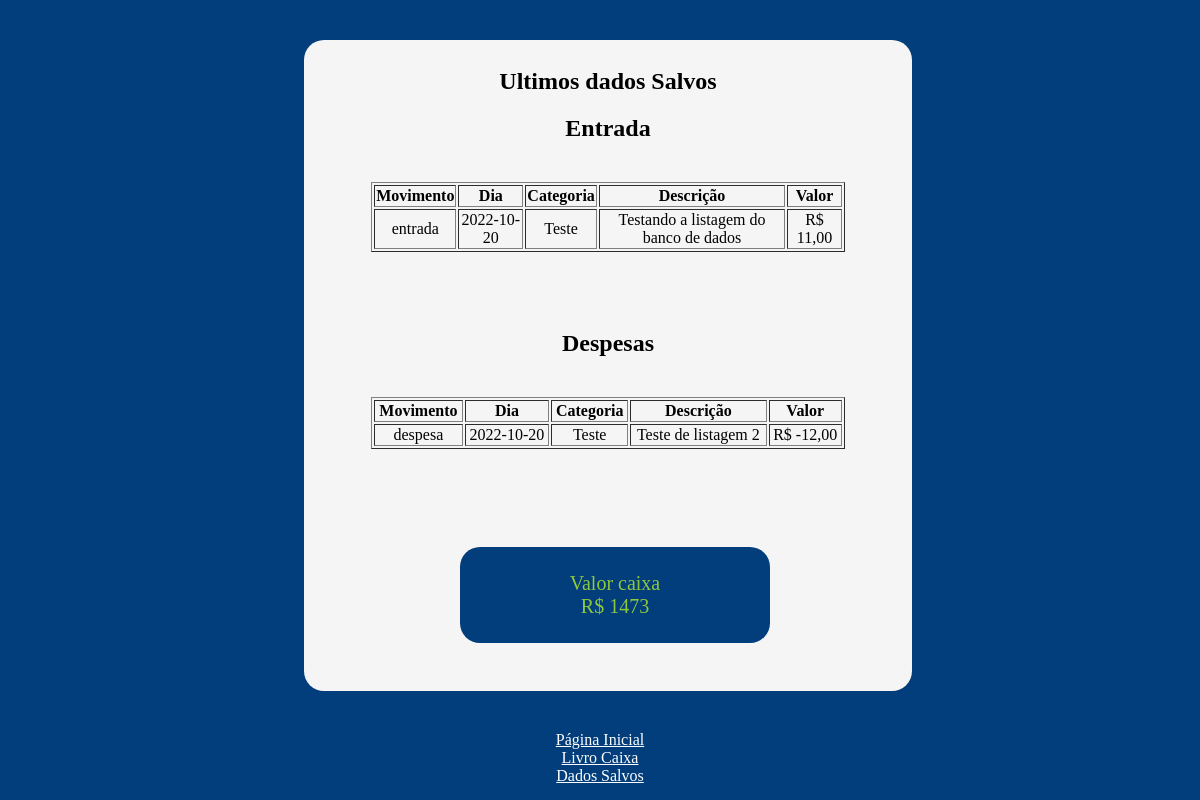
The page /livrocaixa/dados.php on the database its author committed.
### tables this page shows
CREATE TABLE `livro` (
  `ID` int(11) NOT NULL,
  `movimento` varchar(100) NOT NULL,
  `dia` date NOT NULL,
  `categoria` varchar(100) NOT NULL,
  `descricao` varchar(100) NOT NULL,
  `valor` varchar(100) NOT NULL
);

### livrocaixa/dados.php (the view, shortened to what this page needs)
<!DOCTYPE html>
<html lang="pt-br">
<head>
</head>
<body>
    <div>
        <h2>Ultimos dados Salvos</h2>
    <table border=1>
    <tr>
        <th>Movimento</th>
        <th>Dia</th>
        <th>Categoria</th>
        <th>Descrição</th>
        <th>Valor</th>
    </tr>
<?php
$conexao =mysqli_connect('localhost', 'root', '', 'caixa') or die ('Erro ao conectar com o banco');
$sql = "SELECT movimento, dia, categoria, descricao,  valor FROM livro WHERE movimento = 'entrada'";
$resultado = mysqli_query($conexao,$sql) or die ('Erro ao tentar listar');
while ($registro = mysqli_fetch_array($resultado)){
    $movimento = $registro['movimento'];
    $dia = $registro['dia'];
    $categoria = $registro['categoria'];
    $descricao = $registro['descricao'];
    $valor = $registro['valor'];
    $valor = number_format($valor, 2, ',','');
}
?>
    <tr>
       <h2>Entrada</h2>
        <td><?php echo $movimento ?></td>
        <td><?php echo $dia ?></td>
        <td><?php echo $categoria ?></td>
        <td><?php echo $descricao ?></td>
        <td><?php echo "R$ ".$valor ?></td>
    </tr>
</table>
<br>
<table border=1>
    <tr>
        <th>Movimento</th>
        <th>Dia</th>
        <th>Categoria</th>
        <th>Descrição</th>
        <th>Valor</th>
    </tr>
    <?php
    $conexao =mysqli_connect('localhost', 'root', '', 'caixa') or die ('Erro ao conectar com o banco');
    $sql = "SELECT movimento, dia, categoria, descricao,  valor FROM livro WHERE movimento = 'despesa'";
    $resultado = mysqli_query($conexao,$sql) or die ('Erro ao tentar listar');
    while ($registro = mysqli_fetch_array($resultado)){
        $movimento = $registro['movimento'];
        $dia = $registro['dia'];
        $categoria = $registro['categoria'];
        $descricao = $registro['descricao'];
        $valor = $registro['valor'] * -1;
        $valor = number_format($valor, 2, ',','');
    }
    ?>
    <tr>
       <h2>Despesas</h2>
        <td><?php echo $movimento ?></td>
        <td><?php echo $dia ?></td>
        <td><?php echo $categoria ?></td>
        <td><?php echo $descricao ?></td>
        <td><?php echo "R$ ".$valor ?></td>
    </tr>
</table>
<br>
<?php
     $conexao = mysqli_connect('localhost','root','','caixa');
     $resultado = mysqli_query($conexao, "SELECT sum(valor) FROM livro");
     ?>
   <div class="soma-movi">
       <span>Valor caixa</span>
       <br>
   <?php
    while($linhas = mysqli_fetch_array($resultado)){
        echo "R$ ".$linhas['sum(valor)'].'<br/>';
       }
     ?>
     </div>
     </div>
    <footer ><a href="inndex.html" style="color:#fff;">Página Inicial</a></footer>
    <footer ><a href="servico.html" style="color:#fff;">Livro Caixa</a></footer>
    <footer><a href="salvos.php" style="color:#fff;">Dados Salvos</a></footer>
</body>
</html>

### livrocaixa/dados.php (style rules this page uses)
body { text-align:center; background-color:#013E7B; }
table { width:80%; margin:40px 10%; }
div { background-color:whitesmoke; border-radius:20px; width:50%; margin:40px 25%; text-align:center; justify-content:center; padding:8px; }
.soma-movi { padding: 25px 7px; background-color: #013e7b; border-radius: 20px; font-size: 20px; color: #8dc63f; }

### rows shown on the page
livro: movimento "entrada", dia "2022-10-20", categoria "Teste", descricao "Testando a listagem do banco de dados", valor "11,00"
livro: movimento "despesa", dia "2022-10-20", categoria "Teste", descricao "Teste de listagem 2", valor "-12,00"

### other values the page prints
$linhas['sum(valor)'] "1473"
